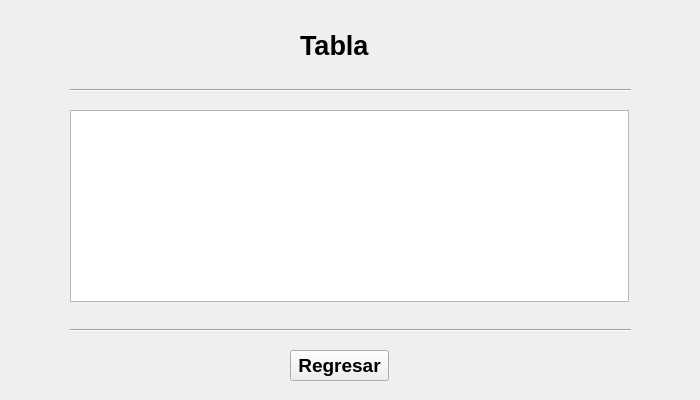
<?xml version="1.0" encoding="UTF-8"?>
<ui version="4.0">
 <class>ATMQueryMoneyForm</class>
 <widget class="QWidget" name="ATMQueryMoneyForm">
  <property name="geometry">
   <rect>
    <x>0</x>
    <y>0</y>
    <width>700</width>
    <height>400</height>
   </rect>
  </property>
  <property name="windowTitle">
   <string>Form</string>
  </property>
  <widget class="QLabel" name="label_query_money">
   <property name="geometry">
    <rect>
     <x>300</x>
     <y>30</y>
     <width>151</width>
     <height>31</height>
    </rect>
   </property>
   <property name="font">
    <font>
     <pointsize>20</pointsize>
     <bold>true</bold>
    </font>
   </property>
   <property name="text">
    <string>Tabla</string>
   </property>
  </widget>
  <widget class="Line" name="line_a">
   <property name="geometry">
    <rect>
     <x>70</x>
     <y>80</y>
     <width>561</width>
     <height>20</height>
    </rect>
   </property>
   <property name="orientation">
    <enum>Qt::Horizontal</enum>
   </property>
  </widget>
  <widget class="QPushButton" name="button_return">
   <property name="geometry">
    <rect>
     <x>290</x>
     <y>350</y>
     <width>99</width>
     <height>31</height>
    </rect>
   </property>
   <property name="font">
    <font>
     <pointsize>14</pointsize>
     <bold>true</bold>
    </font>
   </property>
   <property name="text">
    <string>Regresar</string>
   </property>
  </widget>
  <widget class="Line" name="line_b">
   <property name="geometry">
    <rect>
     <x>70</x>
     <y>320</y>
     <width>561</width>
     <height>20</height>
    </rect>
   </property>
   <property name="orientation">
    <enum>Qt::Horizontal</enum>
   </property>
  </widget>
  <widget class="QTableView" name="table_view_query_money">
   <property name="geometry">
    <rect>
     <x>70</x>
     <y>110</y>
     <width>559</width>
     <height>192</height>
    </rect>
   </property>
   <attribute name="horizontalHeaderMinimumSectionSize">
    <number>70</number>
   </attribute>
  </widget>
 </widget>
 <resources/>
 <connections/>
</ui>
